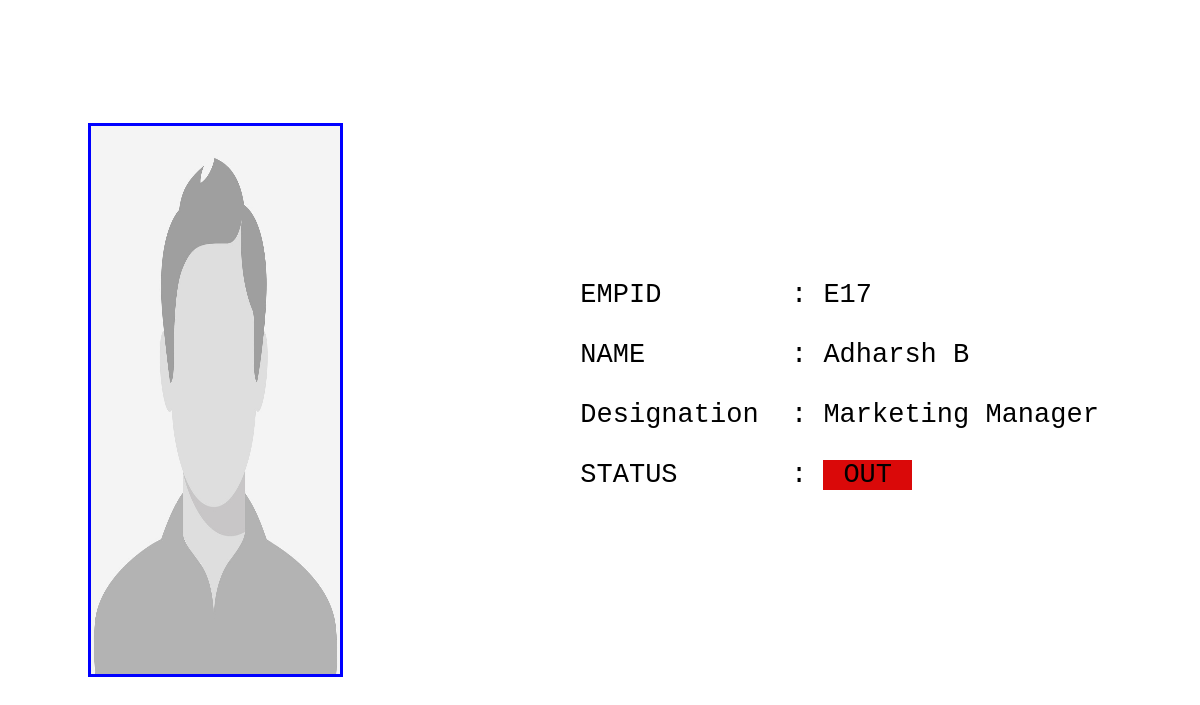
/Emplogs/lastlog.php, run on the app's committed database.
### tables this page shows
CREATE TABLE `employee_details` (
  `Emp_id` varchar(30) NOT NULL,
  `Emp_Password` varchar(100) NOT NULL,
  `Emp_name` varchar(20) NOT NULL,
  `gender` varchar(10) NOT NULL,
  `Desc_id` int(11) NOT NULL,
  `Emp_Address` varchar(50) NOT NULL,
  `Emp_DOB` date NOT NULL,
  `Emp_DOJ` date NOT NULL,
  `Emp_mobileno` bigint(15) NOT NULL,
  `Emp_email` varchar(30) NOT NULL,
  `Rf_id` int(11) NOT NULL,
  `Emp_Photo` varchar(100) NOT NULL,
  `Emp_status` int(11) NOT NULL
);

CREATE TABLE `employee_designation` (
  `Desc_id` int(11) NOT NULL,
  `Desc_name` varchar(20) NOT NULL,
  `Desc_basic` int(11) NOT NULL,
  `Desc_da` int(11) NOT NULL,
  `Desc_ma` int(11) NOT NULL,
  `Desc_pf` int(11) NOT NULL,
  `Desc_overtimesalary` int(11) NOT NULL,
  `Desc_status` int(11) NOT NULL
);

### Emplogs/lastlog.php (the view, shortened to what this page needs)
<?php
include '../common/connection.php';
$sql = "SELECT employee_details.Emp_id, employee_details.Emp_name, employee_details.Emp_Photo, employee_designation.Desc_name, emp_logs.Log_status
FROM employee_details, emp_logs, employee_designation
WHERE employee_details.Rf_id = emp_logs.Rf_id
AND emp_logs.log_id = (SELECT MAX(log_id) FROM emp_logs)
AND employee_details.Desc_id = employee_designation.Desc_id";
$result = mysqli_query($con, $sql);
if ($result && mysqli_num_rows($result) > 0) {
    $row = mysqli_fetch_assoc($result);
} else {
    $row = array("Emp_id" => "N/A", "Emp_name" => "N/A", "Log_status" => "N/A");
}
$row['Emp_Photo'] = null;
?>
<div>
  <div class="empimg">
    <img src="<?php echo (!empty($row['Emp_Photo'])) ? '../images/' . $row['Emp_Photo'] : '../images/profile.jpg'; ?>" alt="Oops,No Internet" class="empimage">
  </div>
  <div class="empdetails">
    <pre>
    EMPID        : <?php echo  $row["Emp_id"]; ?><br>
    NAME         : <?php echo  $row["Emp_name"]; ?><br>
    Designation  : <?php echo  $row["Desc_name"]; ?><br>
    STATUS       : <span <?php if ($row["Log_status"] == "IN") {
                            echo 'class="in"';
                        } else {
                            echo 'class="out"';
                        } ?>><?php echo  $row["Log_status"]; ?></span>
  </pre>
  </div>
</div>

### Emplogs/lastlog.php (style rules this page uses)
.empimg { float: left; height: 100%; width: 35%; justify-content: center; display: flex; align-items: center; }
.empdetails { float: right; height: 100%; width: 65%; justify-content: center; display: flex; align-items: center; font-size: 27px; font-style: normal; }
.empimage { height: 70%; width: 60%; border: 3px solid blue; }
.out { background-color: #da0909; padding-left: 20px; padding-right: 20px; }

### data on the page
employee_details: Emp_id "E17", Emp_name "Adharsh B", Desc.Desc_name "Marketing Manager"

### other printed values
$row["Log_status"] "OUT"
